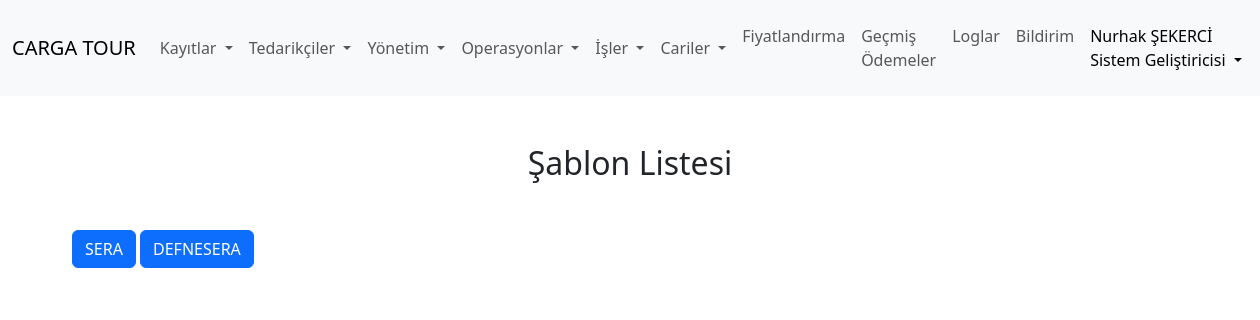
Page /TourManagerV2/template_list/ (signed in) on the committed database.
### Core/models.py (models this page shows, shortened)
class Sirket(models.Model):
    STATU_CHOICES = (
        ('demo', 'Demo'),
        ('basic', 'Basic'),
        ('team', 'Team'),
        ('professional', 'Professional'),
    )
    name = models.CharField(verbose_name="Adı", max_length=155)
    start = models.DateField(verbose_name="Başlama Tarihi")
    finish = models.DateField(verbose_name="Bitiş Tarihi")
    is_active = models.BooleanField(verbose_name="Aktif mi?")
    statu = models.CharField(max_length=20, choices=STATU_CHOICES, verbose_name="Statü", default="demo")
    created_at = models.DateField(verbose_name="Kurulma Tarihi", auto_now_add=True, blank=True, null=True)
    def __str__(self):
        return self.name

class Personel(models.Model):
    JOB_CHOICES = (
        ('Satış Personeli', 'Satış Personeli'),
        ('Operasyon Şefi', 'Operasyon Şefi'),
        ('Yönetim', 'Yönetim'),
        ('Muhasebe', 'Muhasebe'),
        ('Sistem Geliştiricisi', 'Sistem Geliştiricisi'),
    )
    user = models.ForeignKey(User, verbose_name="User", on_delete=models.CASCADE, related_name='personel')
    company=models.ForeignKey(Sirket, verbose_name="Sirket", on_delete=models.CASCADE)
    is_active = models.BooleanField(verbose_name="Aktif mi?", default=True)
    phone = models.CharField(verbose_name="Telefon", max_length=50, blank=True, null=True)
    job = models.CharField(max_length=20, choices=JOB_CHOICES, verbose_name="Görevi", default="Satış Personeli")
    created_at = models.DateField(verbose_name="Kurulma Tarihi", auto_now_add=True, blank=True, null=True)
    dark_mode = models.BooleanField(verbose_name="Dark Mode", default=False)

class OperationTemplate(models.Model):
    company = models.ForeignKey(Sirket, verbose_name="Şirket", on_delete=models.CASCADE)
    name = models.CharField(verbose_name="Şablon Adı", unique=True, max_length=50, blank=True, null=True)
    buyer_company = models.ForeignKey(Buyercompany, verbose_name="Alıcı Firma", on_delete=models.SET_NULL, blank=True, null=True)
    day_numbers = models.IntegerField(verbose_name="Gün Sayısı")
    tl_sales_price = models.DecimalField(verbose_name="TL Satış Fiyatı", max_digits=10, decimal_places=2, default=0)
    usd_sales_price = models.DecimalField(verbose_name="USD Satış Fiyatı", max_digits=10, decimal_places=2, default=0)
    eur_sales_price = models.DecimalField(verbose_name="EUR Satış Fiyatı", max_digits=10, decimal_places=2, default=0)
    rbm_sales_price = models.DecimalField(verbose_name="RBM Satış Fiyatı", max_digits=10, decimal_places=2, default=0)

### Core/views.py (the view)
# urls.py: path('template_list/', template_list, name='template_list'),
def template_list(request):
    request_personel = Personel.objects.get(user=request.user)
    sirket = request_personel.company
    if request.method == "POST":
        start_date_str = request.POST.get('start_date')
        start_date = datetime.strptime(start_date_str, '%Y-%m-%d').date()
        template_id = request.POST.get('template_id')
        template = get_object_or_404(OperationTemplate, id=template_id)
        short_name = template.buyer_company.short_name.upper() if template.buyer_company else 'NN'
        formatted_date = start_date.strftime('%d%m%y')
        ticket_base = f"{short_name}{formatted_date}"
        for i in range(100):
            new_ticket = f"{ticket_base}{i:02}" if i != 0 else ticket_base
            if not Operation.objects.filter(ticket=new_ticket).exists():
                operation = Operation.objects.create(
                    ticket=new_ticket, company=sirket, buyer_company=template.buyer_company,
                    tl_sales_price=template.tl_sales_price, usd_sales_price=template.usd_sales_price,
                    eur_sales_price=template.eur_sales_price, rbm_sales_price=template.rbm_sales_price,
                    start=start_date, finish=start_date + timedelta(days=template.day_numbers - 1)
                )
                break
        else:
            return HttpResponse('Uygun bir ticket numarası bulunamadı.', status=400)
        operation_items_templates = OperationitemTemplate.objects.filter(operation=template, company=sirket)
        for day_offset in range(template.day_numbers):
            operation_date = start_date + timedelta(days=day_offset)
            operasyon_gun = Operationday.objects.create(
                date=operation_date, operation=operation, company=sirket)
            day_set = OperationdayTemplate.objects.filter(operation=template, day_number=day_offset + 1, company=sirket)
            for day in day_set:
                day_items = operation_items_templates.filter(day=day)
                for item_template in day_items:
                    print(item_template)
                    operation_item = Operationitem.objects.create(
                        operation_type=item_template.operation_type, day=operasyon_gun, company=sirket,
                        pick_time=item_template.pick_time, release_time=item_template.release_time,
                        tour=item_template.tour, transfer=item_template.transfer, vehicle=item_template.vehicle,
                        hotel=item_template.hotel, room_type=item_template.room_type,
                        hotel_payment=item_template.hotel_payment, activity=item_template.activity,
                        activity_payment=item_template.activity_payment, museum_payment=item_template.museum_payment,
                        description=item_template.description
                    )
                    operation_item.new_museum.set(item_template.new_museum.all())
        return render(request, 'tour/pages/template_list.html')
    else:
        templates = OperationTemplate.objects.filter(company=sirket)
        context = {'templates': templates}
        return render(request, 'tour/pages/template_list.html', context)

### Core/templates/tour/pages/template_list.html (shortened to what this page needs)
{% extends "tour/base/base.html" %}
{% block css %}
<link href="https://cdn.jsdelivr.net/npm/bootstrap@5.3.3/dist/css/bootstrap.min.css" rel="stylesheet">
{% endblock css %}
{% block content %}
<h2 class="text-center mt-5">Şablon Listesi</h2>
<div class="container mt-5">
    {% for template in templates %}
        <button type="button" class="btn btn-primary" data-bs-toggle="modal" data-bs-target="#staticBackdrop">
            {{ template.name }}
        </button>
    {% endfor %}
</div>
{% endblock content %}

### Core/templates/tour/partials/_navbar.html (shortened to what this page needs)
<nav class="navbar navbar-expand-lg bg-body-tertiary">
    <div class="container-fluid">
        <a class="navbar-brand" href="{% url 'index' %}">
            {% if request.user.is_authenticated %}
                {% with company=request.user.personel.first.company %}
                    {{ company.name }}
                {% endwith %}
            {% else %}
                Astrolabe Software & Agency
            {% endif %}
        </a>
        <div class="collapse navbar-collapse" id="navbarText">
            <ul class="navbar-nav mb-2 mb-lg-0">
                <li class="nav-item dropdown">
                    <a class="nav-link dropdown-toggle" href="#" id="navbarDropdownKayitlar" role="button" data-bs-toggle="dropdown" aria-expanded="false">
                        Kayıtlar
                    </a>
                </li>
            </ul>
            <ul class="navbar-nav mb-2 mb-lg-0">
                <li class="nav-item dropdown">
                    <a class="nav-link dropdown-toggle" href="#" id="navbarDropdownKayitlar" role="button" data-bs-toggle="dropdown" aria-expanded="false">
                        Tedarikçiler
                    </a>
                </li>
            </ul>
            <ul class="navbar-nav mb-2 mb-lg-0">
                <li class="nav-item dropdown">
                    <a class="nav-link dropdown-toggle" href="#" id="navbarDropdownKayitlar" role="button" data-bs-toggle="dropdown" aria-expanded="false">
                        Yönetim
                    </a>
                </li>
            </ul>
            <ul class="navbar-nav mb-2 mb-lg-0">
                <li class="nav-item dropdown">
                    <a class="nav-link dropdown-toggle" href="#" id="navbarDropdownKayitlar" role="button" data-bs-toggle="dropdown" aria-expanded="false">
                        Operasyonlar
                    </a>
                </li>
            </ul>
            <ul class="navbar-nav mb-2 mb-lg-0">
                <li class="nav-item dropdown">
                    <a class="nav-link dropdown-toggle" href="#" id="navbarDropdownKayitlar" role="button" data-bs-toggle="dropdown" aria-expanded="false">
                        İşler
                    </a>
                </li>
            </ul>
            <ul class="navbar-nav mb-2 mb-lg-0">
                <li class="nav-item dropdown">
                    <a class="nav-link dropdown-toggle" href="#" id="navbarDropdownKayitlar" role="button" data-bs-toggle="dropdown" aria-expanded="false">
                        Cariler
                    </a>
                </li>
            </ul>
            <ul class="navbar-nav mb-2 mb-lg-0">
                <li class="nav-item ">
                    <a class="nav-link" href="{% url 'pricing' %}" id="navbarDropdownKayitlar" role="button" aria-expanded="false">
                        Fiyatlandırma
                    </a>
                </li>
                <li class="nav-item ">
                    <a class="nav-link" href="" id="navbarDropdownKayitlar" role="button" aria-expanded="false">
                        Geçmiş Ödemeler
                    </a>
                </li>
                <li class="nav-item ">
                    <a class="nav-link" href="{% url 'logs' %}" id="navbarDropdownKayitlar" role="button" aria-expanded="false">
                        Loglar
                    </a>
                </li>
                <li class="nav-item ">
                    <a class="nav-link" href="{% url 'notification_create' %}" id="navbarDropdownKayitlar" role="button" aria-expanded="false">
                        Bildirim
                    </a>
                </li>
            </ul>
            <div class="ms-auto navbar-text">
                {% if request.user.is_authenticated %}
                    <ul class="navbar-nav">
                        <li class="nav-item dropdown">
                            <a class="nav-link dropdown-toggle" href="#" id="navbarDropdownUser" role="button" data-bs-toggle="dropdown" aria-expanded="false">
                                <span>{{ request.user.get_full_name }}</span><br><span>{{ user.personel.first.job }}</span>
                            </a>
                        </li>
                    </ul>
                {% endif %}
            </div>
        </div>
    </div>
</nav>

### rows in the picture
Sirket: name "CARGA TOUR"
OperationTemplate: name "SERA"
OperationTemplate: name "DEFNESERA"

### other values in the picture
{{ request.user.get_full_name }} "Nurhak ŞEKERCİ"
{{ user.personel.first.job }} "Sistem Geliştiricisi"
